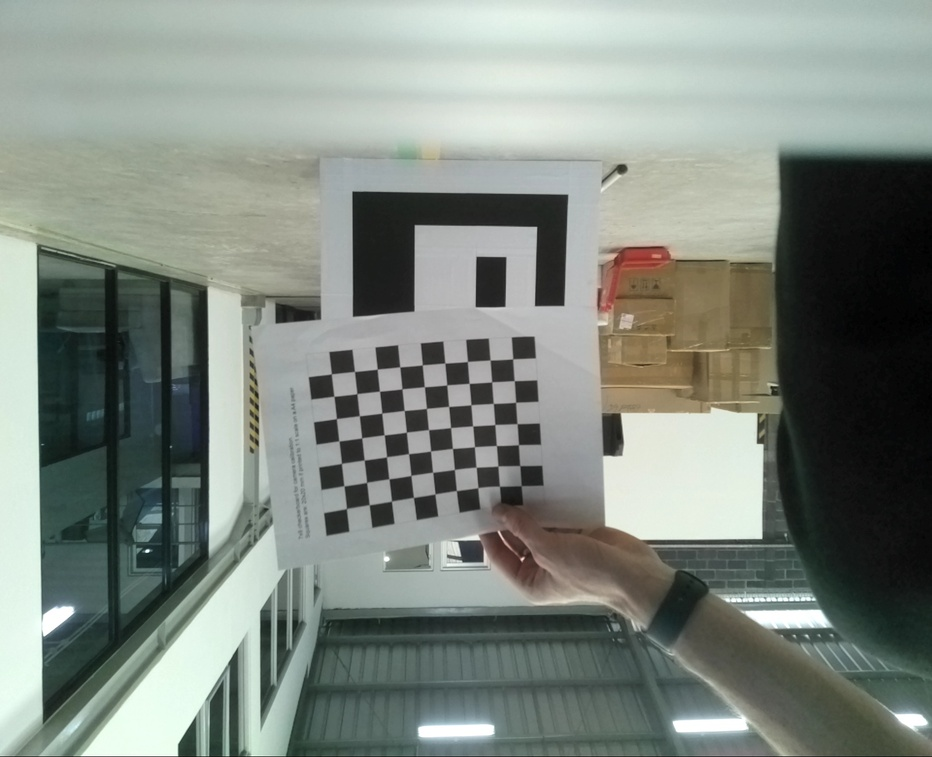
#> input picture calibration_images/calib0.jpg, 932 x 757 px, shrunk from 1600 x 1300 before the run; its folder holds only this picture in this run
$ python camera_calibration.py
#> lines starting #> are read from the running program, lines starting #| are printed output that depends on the picture; after the words box and inside, x2 and y2 are one past the last pixel; in counts of white or black regions, pixels touching at a corner belong together; long printed decimals are rounded
'''
/***************************************************************
 *  Script Name: camera_calibration.py
 *  Project Name: PrecisionLanding
 *  Author: Alex Smith
 *  Date of Last Revision: 27/04/2024
 *
 *  Description:
 *      This script performs camera calibration using a series of chessboard images.
 *      It calculates the camera matrix and distortion coefficients.
 *
 *  Usage Instructions:
 *      Run the script in a directory containing chessboard images (.jpg).
 *      Example:
 *          python3 camera_calibration.py
 *
 *  Inputs:
 *      Must have chessboard images from the camera in .jpg file format in the "calibration_images" folder.
 *
 *  Outputs:
 *      Camera matrix and distortion coefficients saved as mtx.npy and dist.npy files.
 *
 *  Dependencies:
 *      OpenCV, NumPy (installed as part of the installation guide in README.md)
 *
 *  Notes:
 *      Needs to be modified to have a more appropriate chessboard size for the camera being calibrated.
 *
 ***************************************************************/
'''

import numpy as np
import cv2 as cv
import glob
import os

# number of inner rows and columns in the chessboard
rows=9
cols=7

# termination criteria
criteria = (cv.TERM_CRITERIA_EPS + cv.TERM_CRITERIA_MAX_ITER, 30, 0.001)

# prepare object points
objp = np.zeros((rows*cols, 3), np.float32)
objp[:, :2] = np.mgrid[0:cols, 0:rows].T.reshape(-1, 2)

objpoints = []
imgpoints = []

# directory where THIS script lives
BASE_DIR = os.path.dirname(os.path.abspath(__file__))

# calibration image folder inside the same directory
save_folder = os.path.join(BASE_DIR, "calibration_images")

# get all JPG images
images = glob.glob(f"{save_folder}/*.jpg")

print("Images found:", len(images))
for fname in images:
    img = cv.imread(fname)
#> img is the input picture: shape (757, 932, 3); mean B, G, R 127.5, 135.1, 127
    gray = cv.cvtColor(img, cv.COLOR_BGR2GRAY)
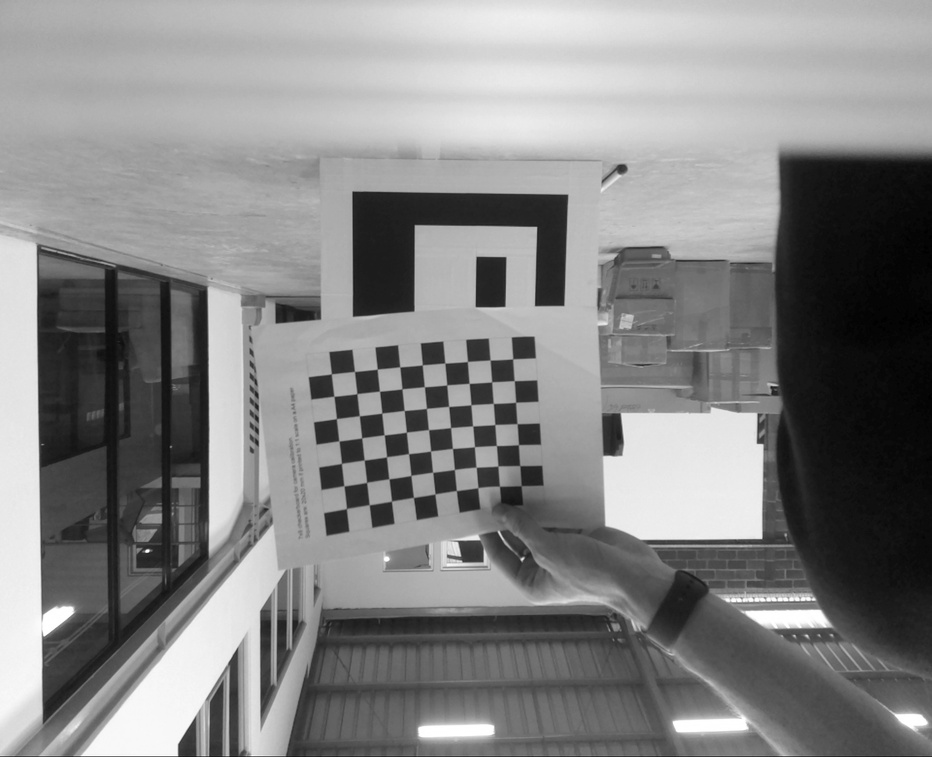
#> gray: shape (757, 932); min 0, max 255, mean 131.8

    ret, corners = cv.findChessboardCorners(gray, (cols, rows), None)
#> ret = True; corners = 63 rows, first 8: [512.6, 358.9], [514.2, 380.6], [515.5, 402.2], [517, 423.6], [518.5, 444.6], [519.8, 465.6], [521.2, 485.7], [490.2, 359.9]

    if ret:
        print(f"Chessboard found in {fname}")
        objpoints.append(objp)

        corners2 = cv.cornerSubPix(gray, corners, (11, 11), (-1, -1), criteria)
#> corners2 = 63 rows, first 8: [512.7, 358.8], [514.2, 380.7], [515.6, 402.3], [517.1, 423.7], [518.4, 444.6], [519.8, 465.6], [521, 485.6], [490.1, 360]
        imgpoints.append(corners2)

        cv.drawChessboardCorners(img, (cols, rows), corners2, ret)
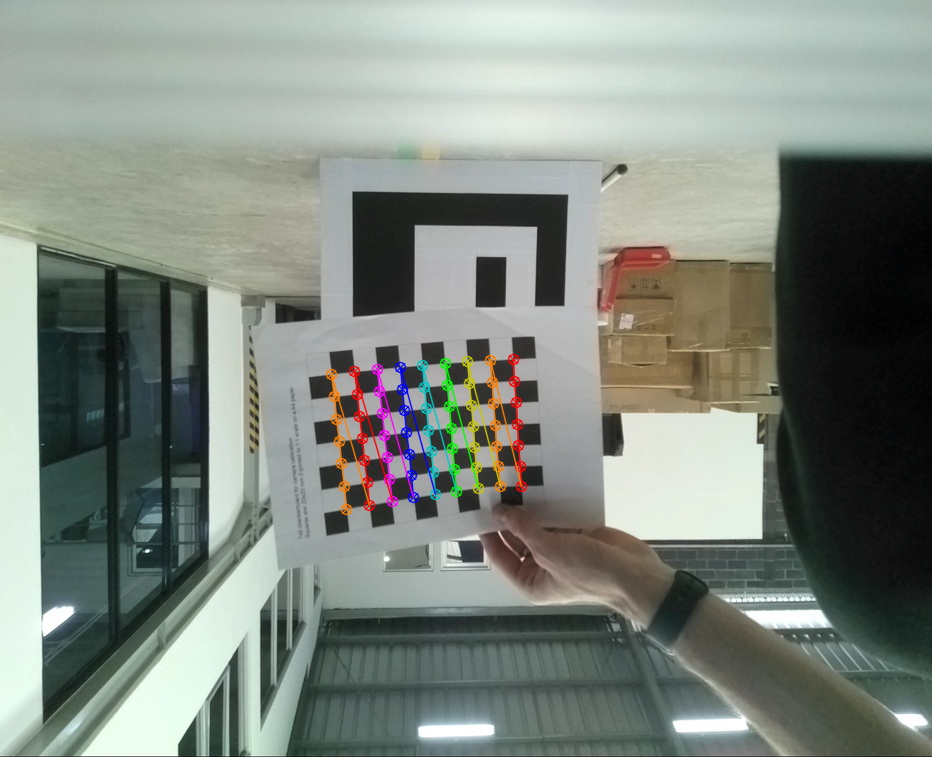
#> img: shape (757, 932, 3); 1.6% of pixels changed, all inside (x1, y1, x2, y2) = (325, 353, 528, 516)

    cv.imshow('img', img)
    cv.waitKey(500)   # show EVERY image for 0.5 seconds

cv.destroyAllWindows()

# Now do calibration once on all collected points
ret, mtx, dist, rvecs, tvecs = cv.calibrateCamera(
    objpoints,
    imgpoints,
    gray.shape[::-1],
    None,
    None
)
#> ret = 0.452; mtx = [[279.4, 0, 491.6], [0, 274.3, 296.2], [0, 0, 1]]; dist = [[-0.00392, 0.146, 0.0279, 0.0637, -0.0701]]; rvecs = ([0.0425, -0.276, 1.53],); tvecs = ([0.895, 2.74, 12.29],)
h,  w = img.shape[:2]
#> h = 757; w = 932
newcameramtx, roi = cv.getOptimalNewCameraMatrix(mtx, dist, (w,h), 1, (w,h))
#> newcameramtx = [[279.4, 0, 491.6], [0, 232.4, 366.4], [0, 0, 1]]; roi = (0, 132, 823, 624)
# undistort
dst = cv.undistort(img, mtx, dist, None, newcameramtx)
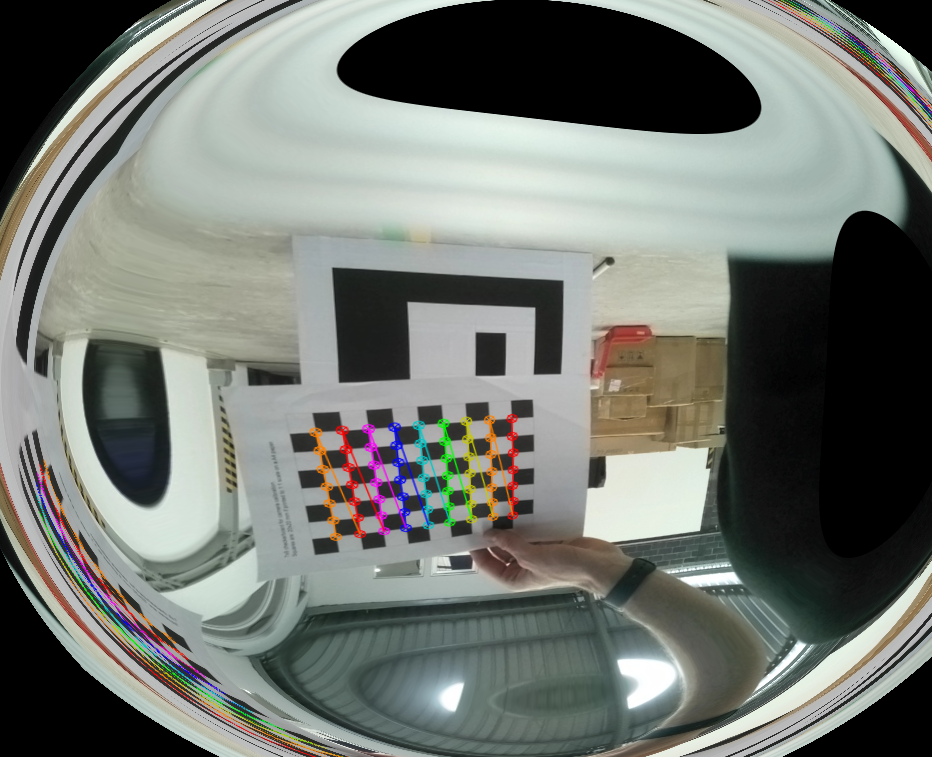
#> dst: shape (757, 932, 3); mean B, G, R 113.3, 119.3, 115

# crop the image
x, y, w, h = roi
#> x = 0; y = 132; w = 823; h = 624
dst = dst[y:y+h, x:x+w]
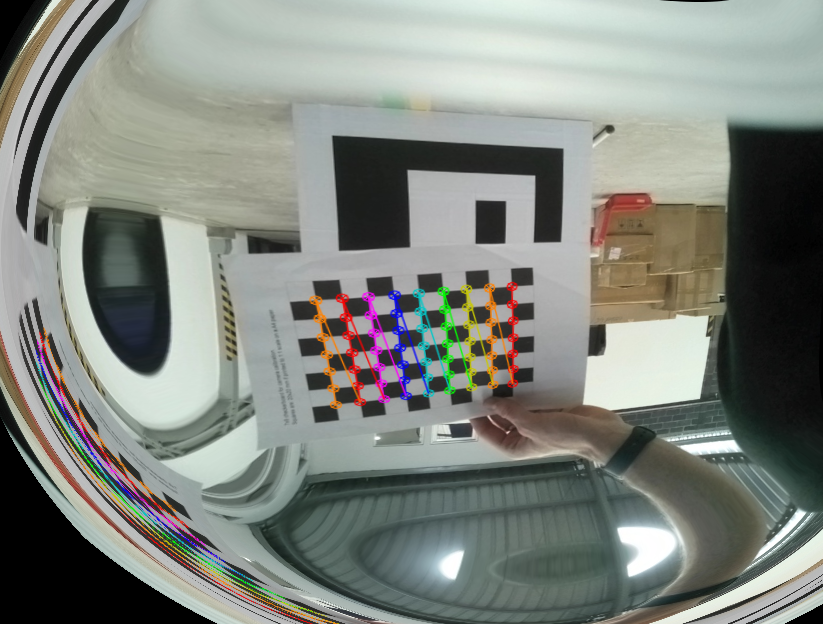
#> dst: shape (624, 823, 3); mean B, G, R 126.3, 133.1, 128.7
cv.imwrite('calibresult.png', dst)

mean_error = 0
for i in range(len(objpoints)):
    imgpoints2, _ = cv.projectPoints(objpoints[i], rvecs[i], tvecs[i], mtx, dist)
    error = cv.norm(imgpoints[i], imgpoints2, cv.NORM_L2)/len(imgpoints2)
    mean_error += error
#> this loop made 1 pass
#> (error, mean_error) on pass 1: (0.0569, 0.0569)
#> after the loop, mean_error = 0.0569

print( "total error: {}".format(mean_error/len(objpoints)) )
#| total error: 0.05693

print("Camera matrix:\n", mtx)
#| Camera matrix:
#|  [[279.433   0.         491.642]
#|  [  0.         274.296 296.177]
#|  [  0.           0.           1.        ]]
print("Distortion:\n", dist)
#| Distortion:
#|  [[-0.003922  0.1463  0.02792  0.06366 -0.07006]]

np.save('mtx.npy', mtx)
np.save('dist.npy', dist)

$ run again, on calibration_images/calib2.jpg
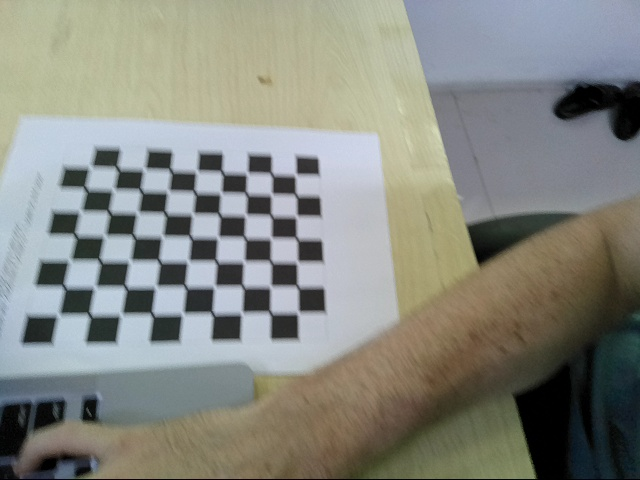
#> input picture calibration_images/calib2.jpg, 640 x 480 px
#> img is the input picture: shape (480, 640, 3); mean B, G, R 129.2, 136.7, 134.8
#> `gray = cv.cvtColor(img, cv.COLOR_BGR2GRAY)`:
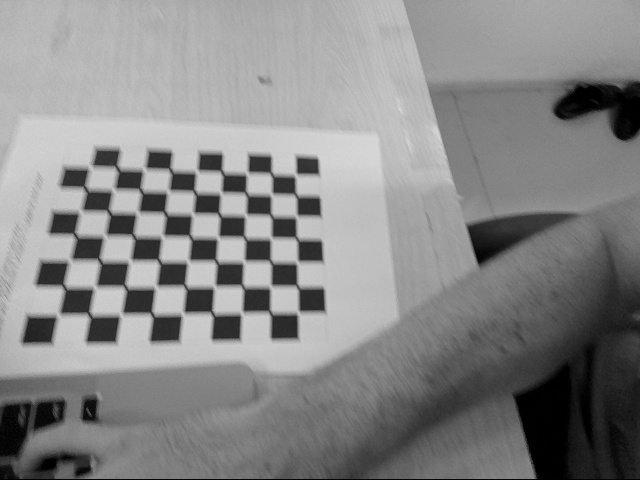
#> gray: shape (480, 640); min 0, max 218, mean 135.3
#> `ret, corners = cv.findChessboardCorners(gray, (cols, rows), None)`: ret = True; corners = 63 rows, first 8: [64, 313], [63.75, 285.4], [71, 261], [75.5, 236], [80.5, 211.5], [85.5, 189], [90, 167], [89.33, 314.1]
#> corners2 = 63 rows, first 8: [58.19, 314.9], [64.05, 286.8], [69.68, 260.3], [75.26, 235.2], [80.41, 211.4], [85.34, 188.4], [90.16, 167], [89.59, 314.7]
#> img: shape (480, 640, 3); 3.93% of pixels changed, all inside (x1, y1, x2, y2) = (52, 161, 305, 322)
#> `ret, mtx, dist, rvecs, tvecs = cv.calibrateCamera( objpoints, imgpoint..`: ret = 0.128; mtx = [[536.5, 0, 352.2], [0, 557.9, 227.9], [0, 0, 1]]; dist = [[0.0783, 0.08, -7.82e-05, -0.000875, -0.633]]; rvecs = ([-0.307, -0.566, -1.55],); tvecs = ([-9.86, 2.8, 18.25],)
#> newcameramtx = [[297.2, 0, 475.8], [0, 328.2, 327.3], [0, 0, 1]]; roi = (281, 195, 352, 278)
#> `x, y, w, h = roi`: x = 281; y = 195; w = 352; h = 278
#> `dst = dst[y:y+h, x:x+w]`:
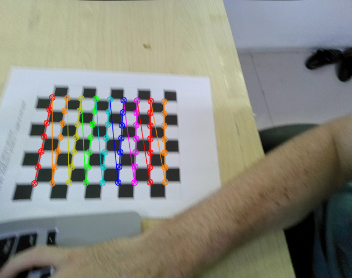
#> dst: shape (278, 352, 3); mean B, G, R 128.6, 136.9, 136.3
#> the loop `for i in range(len(objpoints)):` made 1 pass
#> (error, mean_error) on pass 1: (0.0161, 0.0161)
#> after the loop `for i in range(len(objpoints)):`: mean_error = 0.0161
#| total error: 0.01611
#| Camera matrix:
#|  [[536.501   0.         352.237]
#|  [  0.         557.904 227.926]
#|  [  0.           0.           1.        ]]
#| Distortion:
#|  [[ 7.83077389e-02  7.99559549e-02 -7.81588279e-05 -8.75247846e-04
#|   -6.33447773e-01]]

$ run again, on calibration_images/calib3.jpg
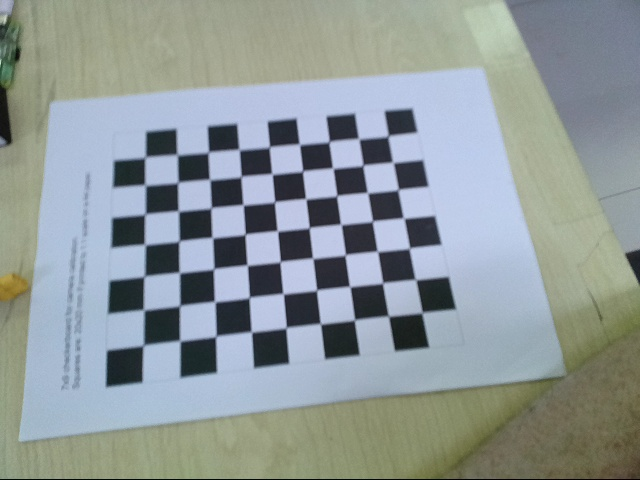
#> input picture calibration_images/calib3.jpg, 640 x 480 px
#> img is the input picture: shape (480, 640, 3); mean B, G, R 153.2, 152.5, 143.4
#> `gray = cv.cvtColor(img, cv.COLOR_BGR2GRAY)`:
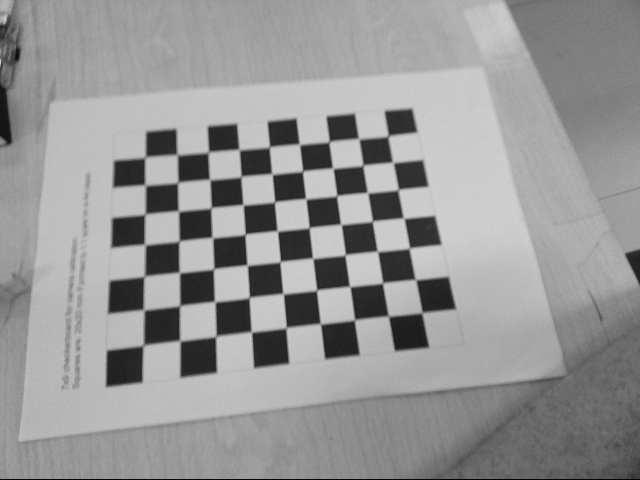
#> gray: shape (480, 640); min 1, max 210, mean 149.9
#> `ret, corners = cv.findChessboardCorners(gray, (cols, rows), None)`: ret = True; corners = 63 rows, first 8: [388.1, 136], [393, 162.5], [398, 189.5], [403.6, 217.9], [410, 248.9], [415.7, 279.6], [422.8, 313.8], [359, 138.5]
#> corners2 = 63 rows, first 8: [388, 136], [392.9, 162.4], [398.2, 189.6], [403.6, 218.1], [409.3, 248.2], [415.5, 279.6], [422, 312.6], [358.7, 138.7]
#> img: shape (480, 640, 3); 4.57% of pixels changed, all inside (x1, y1, x2, y2) = (137, 130, 429, 352)
#> `ret, mtx, dist, rvecs, tvecs = cv.calibrateCamera( objpoints, imgpoint..`: ret = 0.103; mtx = [[473.9, 0, 316], [0, 471.8, 228.1], [0, 0, 1]]; dist = [[0.0397, 0.958, 0.000493, -0.00234, -3.61]]; rvecs = ([-0.299, 0.243, 1.44],); tvecs = ([2.43, -3.11, 16.02],)
#> newcameramtx = [[67.41, 0, 593], [0, 32.42, 16.72], [0, 0, 1]]; roi = (548, 1, 91, 33)
#> `x, y, w, h = roi`: x = 548; y = 1; w = 91; h = 33
#> `dst = dst[y:y+h, x:x+w]`:
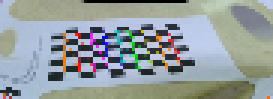
#> dst: shape (33, 91, 3) (shown 3 times larger); mean B, G, R 157.6, 156.2, 147.6
#> the loop `for i in range(len(objpoints)):` made 1 pass
#> (error, mean_error) on pass 1: (0.013, 0.013)
#> after the loop `for i in range(len(objpoints)):`: mean_error = 0.013
#| total error: 0.01298
#| Camera matrix:
#|  [[473.907   0.         315.953]
#|  [  0.         471.813 228.135]
#|  [  0.           0.           1.        ]]
#| Distortion:
#|  [[ 3.97212231e-02  9.58263142e-01  4.92783723e-04 -2.34284121e-03
#|   -3.61241975e+00]]

$ run again, on calibration_images/calib4.jpg
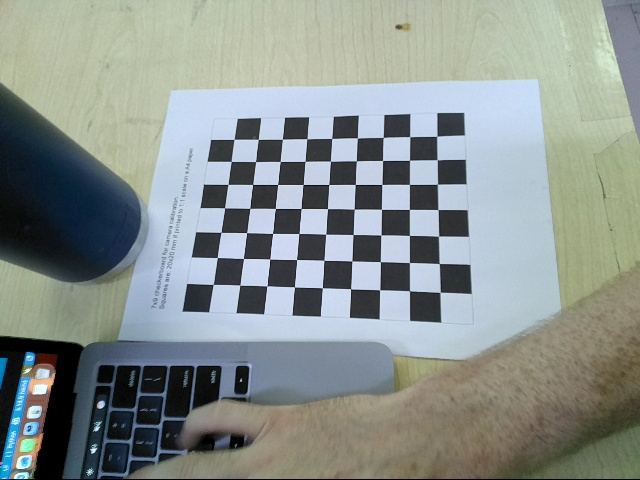
#> input picture calibration_images/calib4.jpg, 640 x 480 px
#> img is the input picture: shape (480, 640, 3); mean B, G, R 142.4, 145.7, 137.8
#> `ret, corners = cv.findChessboardCorners(gray, (cols, rows), None)`: ret = True; corners = 63 rows, first 8: [436.8, 136.2], [437.2, 159.8], [437.4, 184.2], [438, 209.6], [438.5, 236.2], [439.3, 263.6], [440.1, 292.4], [409.7, 136.6]
#> corners2 = 63 rows, first 8: [436.7, 136.3], [437.2, 159.7], [437.4, 184.2], [438, 209.6], [438.5, 236.2], [439.2, 263.5], [440.1, 292.3], [409.7, 136.6]
#> `cv.drawChessboardCorners(img, (cols, rows), corners2, ret)`:
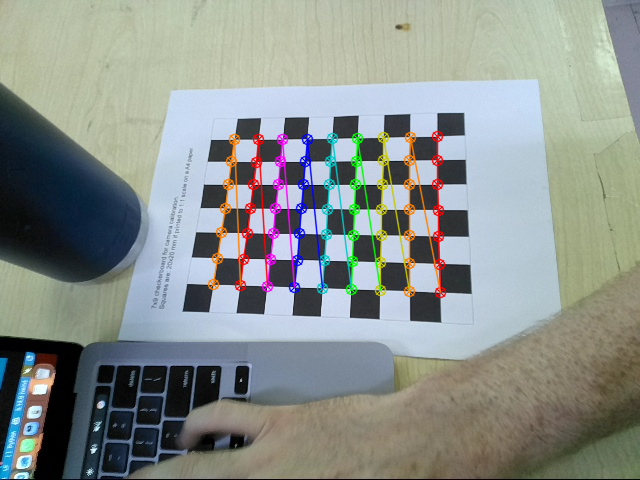
#> img: shape (480, 640, 3); 4.04% of pixels changed, all inside (x1, y1, x2, y2) = (207, 130, 447, 299)
#> `ret, mtx, dist, rvecs, tvecs = cv.calibrateCamera( objpoints, imgpoint..`: ret = 0.142; mtx = [[451.6, 0, 320.7], [0, 451, 231.1], [0, 0, 1]]; dist = [[-0.106, 3.84, 0.000274, -0.001, -20.36]]; rvecs = ([-0.152, 0.383, 1.59],); tvecs = ([4.4, -3.6, 17.22],)
#> newcameramtx = [[451.6, 0, 320.7], [0, 451, 231.1], [0, 0, 1]]; roi = (0, 0, 639, 479)
#> `x, y, w, h = roi`: x = 0; w = 639; h = 479
#> `dst = dst[y:y+h, x:x+w]`:
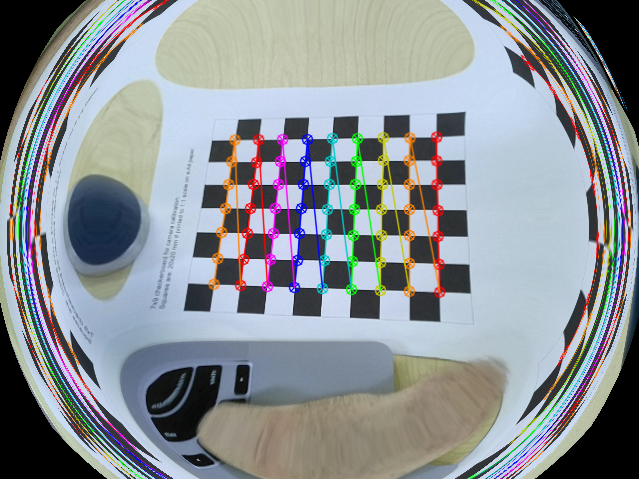
#> dst: shape (479, 639, 3); mean B, G, R 150.2, 145.4, 139.4
#> the loop `for i in range(len(objpoints)):` made 1 pass
#> (error, mean_error) on pass 1: (0.0178, 0.0178)
#> after the loop `for i in range(len(objpoints)):`: mean_error = 0.0178
#| total error: 0.01783
#| Camera matrix:
#|  [[451.592   0.         320.661]
#|  [  0.         451.027 231.140]
#|  [  0.           0.           1.        ]]
#| Distortion:
#|  [[-1.05866505e-01  3.84484399e+00  2.74299973e-04 -1.00336812e-03
#|   -2.03560739e+01]]

$ run again, on calibration_images/calib1.jpg
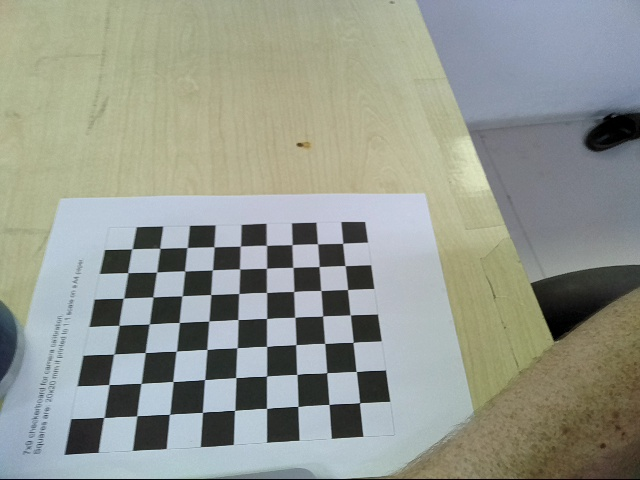
#> input picture calibration_images/calib1.jpg, 640 x 480 px
#> img is the input picture: shape (480, 640, 3); mean B, G, R 142.9, 152.2, 147.7
#> `ret, corners = cv.findChessboardCorners(gray, (cols, rows), None)`: ret = True; corners = 63 rows, first 8: [342.6, 243.4], [345.1, 265.6], [347.5, 289.6], [350.3, 315], [353, 342.5], [356.3, 371.5], [359.7, 402.7], [317.5, 243.8]
#> corners2 = 63 rows, first 8: [342.6, 243.3], [345.1, 265.6], [347.5, 289.5], [350.2, 314.8], [353.1, 342.3], [356.2, 371.5], [359.5, 402.7], [317.6, 243.8]
#> img: shape (480, 640, 3); 4.27% of pixels changed, all inside (x1, y1, x2, y2) = (98, 237, 367, 425)
#> `ret, mtx, dist, rvecs, tvecs = cv.calibrateCamera( objpoints, imgpoint..`: ret = 0.139; mtx = [[408.9, 0, 316], [0, 393.8, 233.1], [0, 0, 1]]; dist = [[0.101, -0.124, -0.00306, 0.000613, -0.0347]]; rvecs = ([-0.432, 0.323, 1.49],); tvecs = ([1.06, 0.418, 16.2],)
#> newcameramtx = [[302.8, 0, 296.7], [0, 306.2, 202.8], [0, 0, 1]]; roi = (65, 26, 469, 366)
#> `x, y, w, h = roi`: x = 65; y = 26; w = 469; h = 366
#> `dst = dst[y:y+h, x:x+w]`:
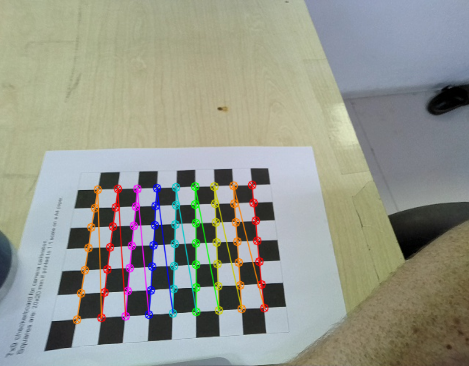
#> dst: shape (366, 469, 3); mean B, G, R 142, 152, 149
#> the loop `for i in range(len(objpoints)):` made 1 pass
#> (error, mean_error) on pass 1: (0.0176, 0.0176)
#> after the loop `for i in range(len(objpoints)):`: mean_error = 0.0176
#| total error: 0.01756
#| Camera matrix:
#|  [[408.874   0.         315.983]
#|  [  0.         393.797 233.075]
#|  [  0.           0.           1.        ]]
#| Distortion:
#|  [[ 0.101 -0.1242 -0.003058  0.0006131 -0.03473]]
